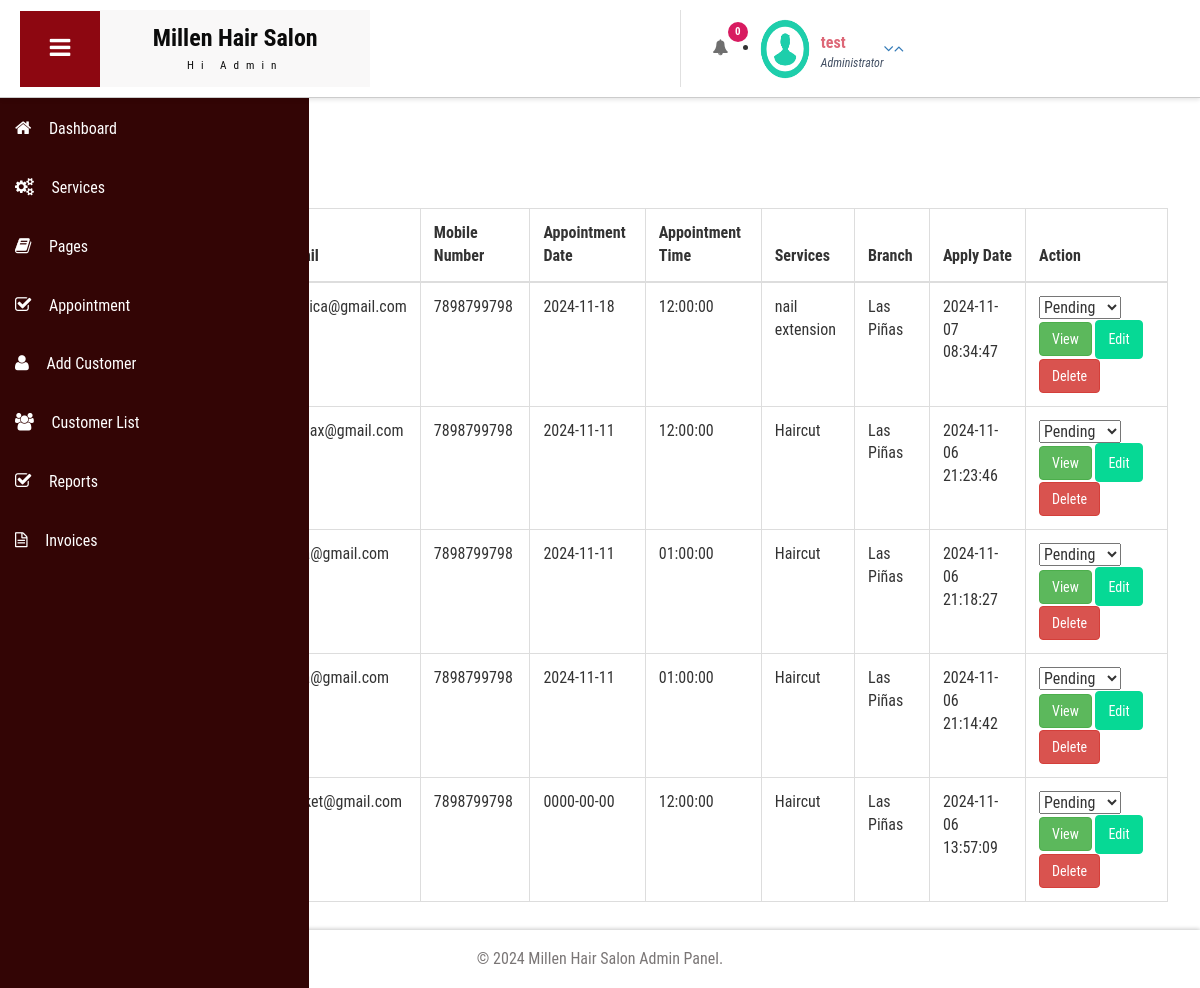
Page /admin/all-appointment.php (signed in) on the committed database.
### tables this page shows
CREATE TABLE `tblappointment` (
  `ID` int(10) NOT NULL,
  `AptNumber` int(11) NOT NULL,
  `Name` varchar(255) DEFAULT NULL,
  `Email` varchar(255) DEFAULT NULL,
  `PhoneNumber` varchar(10) DEFAULT NULL,
  `AptDate` date DEFAULT NULL,
  `AptTime` time DEFAULT NULL,
  `Services` varchar(255) DEFAULT NULL,
  `Branch` varchar(255) DEFAULT NULL,
  `ApplyDate` timestamp NOT NULL DEFAULT current_timestamp(),
  `Remark` text DEFAULT NULL,
  `Status` varchar(50) DEFAULT NULL,
  `RemarkDate` datetime DEFAULT NULL
);

### admin/all-appointment.php (the view, shortened to what this page needs)
<?php
include('includes/dbconnection.php');
$searchTerm = isset($_POST['search']) ? $_POST['search'] : '';
$query = "SELECT * FROM tblappointment WHERE Name LIKE '%$searchTerm%' OR Email LIKE '%$searchTerm%' OR PhoneNumber LIKE '%$searchTerm%' ORDER BY ApplyDate DESC";
$appointments = mysqli_query($con, $query);
?>
<!DOCTYPE HTML>
<html>
<head>
    <link href="css/bootstrap.css" rel='stylesheet' type='text/css' />
    <link href="css/style.css" rel='stylesheet' type='text/css' />
    <link href="css/font-awesome.css" rel="stylesheet">
</head>
<body>
    <div class="main-content">
        <?php include_once('includes/sidebar.php'); ?>
        <?php include_once('includes/header.php'); ?>
        <div id="page-wrapper">
            <div class="main-page">
                <div class="tables">
                    <h3 class="title1">Appointments</h3>
                    <div class="table-responsive bs-example widget-shadow">
                        <h4>Appointments:</h4>
                        <form method="post">
                            <button type="submit" class="btn btn-primary">Search</button>
                        </form>
                        <table class="table table-bordered">
                            <thead>
                                <tr>
                                    <th>#</th>
                                    <th>Appointment Number</th>
                                    <th>Name</th>
                                    <th>Email</th>
                                    <th>Mobile Number</th>
                                    <th>Appointment Date</th>
                                    <th>Appointment Time</th>
                                    <th>Services</th>
                                    <th>Branch</th>
                                    <th>Apply Date</th>
                                    <th>Action</th>
                                </tr>
                            </thead>
                            <tbody>
                                <?php
                                if (mysqli_num_rows($appointments) > 0) {
                                    $cnt = 1;
                                    while ($row = mysqli_fetch_assoc($appointments)) {
                                ?>
                                    <tr id="appointment-<?php echo $row['ID']; ?>">
                                        <th scope="row"><?php echo $cnt; ?></th>
                                        <td><?php echo $row['AptNumber']; ?></td>
                                        <td><?php echo $row['Name']; ?></td>
                                        <td><?php echo $row['Email']; ?></td>
                                        <td><?php echo $row['PhoneNumber']; ?></td>
                                        <td><?php echo $row['AptDate']; ?></td>
                                        <td><?php echo $row['AptTime']; ?></td>
                                        <td><?php echo $row['Services']; ?></td>
                                        <td><?php echo $row['Branch']; ?></td>
                                        <td><?php echo $row['ApplyDate']; ?></td>
                                        <td>
                                            <form method="post" style="display:inline;">
                                                <select name="status" onchange="confirmStatusChange(this.form)">
                                                    <option value="Pending" <?php if($row['Status'] == 'Pending') echo 'selected'; ?>>Pending</option>
                                                </select>
                                            </form>
                                            <button class="btn btn-success" data-toggle="modal" data-target="#viewAppointmentModal" onclick="viewAppointmentDetails(<?php echo $row['ID']; ?>)">View</button>
                                            <button class="btn btn-warning" data-toggle="modal" data-target="#editAppointmentModal" onclick="editAppointmentDetails(<?php echo $row['ID']; ?>)">Edit</button>
                                            <a href="appointments.php?deleteAppointmentId=<?php echo $row['ID']; ?>" class="btn btn-danger" onclick="return confirm('Are you sure you want to delete this appointment?');">Delete</a>
                                        </td>
                                    </tr>
                                <?php
                                    $cnt++;
                                    }
                                } else {
                                    echo "<tr><td colspan='11'>No appointments found.</td></tr>";
                                }
                                ?>
                            </tbody>
                        </table>
                    </div>
                </div>
            </div>
        </div>
        <?php include_once('includes/footer.php'); ?>
    </div>
</body>
</html>

### admin/includes/header.php (shortened to what this page needs)
<!DOCTYPE html>
<html lang="en">
<head>
</head>
<body>
    <div class="sticky-header header-section">
        <div class="header-left">
            <button id="showLeftPush" class="toggle-btn">
                <i class="fa fa-bars"></i>
            </button>
            <div class="logo">
                <a href="index.html">
                    <h1>Millen Hair Salon</h1>
                    <span>Hi Admin</span>
                </a>
            </div>
        </div>
        <div class="header-right">
            <div class="profile-details-left">
                <?php
                    $ret1 = mysqli_query($con, "SELECT AptNumber, Name, Status FROM tblappointment WHERE Status='pending'");
                    $num = mysqli_num_rows($ret1);
                ?>
                <ul class="notifications-dropdown">
                    <li class="dropdown head-dpdn">
                        <a href="#" class="dropdown-toggle" data-toggle="dropdown" aria-expanded="false">
                            <i class="fa fa-bell"></i>
                            <span class="badge blue"><?php echo $num; ?></span>
                        </a>
                    </li>
                </ul>
            </div>
            <div class="profile-details">
                <?php
                    $adid = $_SESSION['bpmsaid'];
                    $ret = mysqli_query($con, "SELECT AdminName FROM tbladmin WHERE ID='$adid'");
                    $name = '';
                    if ($row = mysqli_fetch_array($ret)) {
                        $name = $row['AdminName'];
                    }
                ?>
                <ul>
                    <li class="dropdown profile-details-drop">
                        <a href="#" class="dropdown-toggle" data-toggle="dropdown" aria-expanded="false">
                            <div class="profile-img">
                                <img src="images/download (1).png" alt="Admin Profile" width="50" height="60">
                            </div>
                            <div class="user-name">
                                <p><?php echo htmlspecialchars($name); ?></p>
                                <span>Administrator</span>
                            </div>
                            <i class="fa fa-angle-down lnr"></i>
                            <i class="fa fa-angle-up lnr"></i>
                        </a>
                    </li>
                </ul>
            </div>
        </div>
    </div>
</body>
</html>

### admin/css/style.css (style rules this page uses)
h4, h5, h6, h1, h2, h3 { margin: 0; }
ul, ol { margin: 0; }
p { margin: 0; }
html, body { font-family: 'Roboto Condensed', sans-serif; font-size: 100%; overflow-x: hidden; background: #330505; }
body a { transition: 0.5s all ease; -webkit-transition: 0.5s all ease; -moz-transition: 0.5s all ease; -o-transition: 0.5s all ease; -ms-transition: 0.5s all ease; text-decoration:none; }
h1,h2,h3,h4,h5,h6 { margin:0; }
p { margin:0; }
ul,label { margin:0; padding:0; }
.main-content { position: relative; }
.sticky-header { position: fixed; top: 0; left:0px; width: 100%; z-index: 100; }
.header-section { background:#f9f7f8; box-shadow: 1px 1px 4px rgba(0, 0, 0, 0.21); -webkit-box-shadow: 1px 1px 4px rgba(0, 0, 0, 0.21); -moz-box-shadow: 1px 1px 4px rgba(0, 0, 0, 0.21); -o-box-shadow: 1px 1px 4px rgba(0, 0, 0, 0.21); }
.header-section::after { clear: both; display: block; content: ''; }
.header-left { float: left; width: 45%; }
.header-right { float: right; }
button#showLeftPush { font-size: 1.5em; width: 80px; padding: 0.87em 0; text-align: center; cursor: pointer; float: left; color: #fff; -moz-transition: all 0.2s ease-out 0s; -webkit-transition: all 0.2s ease-out 0s; transition: all 0.2s ease-out 0s; border: none; background-color: #8D0711; outline:none; }
.fa { display: inline-block; font-family: FontAwesome; font-style: normal; font-weight: normal; line-height: 1; -webkit-font-smoothing: antialiased; -moz-osx-font-smoothing: grayscale; }
.logo { background: #f9f8f8; text-align: center; float: left; }
.logo a { padding: 0.9em 3.3em .7em; display: block; text-decoration: none; }
.logo a h1 { color: #0b0b0b; font-size: 1.5em; line-height: 1.2em; font-weight: 700; }
.logo a span { color: #0c0c0c; font-size: .7em; text-align: center; letter-spacing: 7px; }
li.dropdown.head-dpdn { display: inline-block; padding: 1.7em 0; border-left: 1px solid #E0E0E0; float: left; }
li.dropdown.head-dpdn a.dropdown-toggle { padding: 1.7em 2em; }
i.fa.fa-bell { color:#6F6F6F; }
.header-right span.badge { font-size: 11px; font-weight: bold; color: #FFF; background: #8BC34A; line-height: 15px; width: 20px; height: 20px; border-radius: 2em; -webkit-border-radius: 2em; -moz-border-radius: 2em; -o-border-radius: 2em; text-align: center; display: inline-block; position: absolute; top: 16%; padding: 2px 0 0; }
.header-right span.blue { background-color:#D81B60; }
.user-name { float:left; margin-top:8px; margin-left:11px; height:35px; }
.user-name p { font-size:1em; color:#DD6777; line-height:1em; font-weight:700; }
.user-name span { font-size: .75em; font-style: italic; color: #424f63; font-weight: normal; margin-top: .3em; }
.widget-shadow { background-color: #fff; box-shadow: 0 -1px 3px rgba(0,0,0,.12),0 1px 2px rgba(0,0,0,.24); -webkit-box-shadow: 0 -1px 3px rgba(0,0,0,.12),0 1px 2px rgba(0,0,0,.24); -moz-box-shadow: 0 -1px 3px rgba(0,0,0,.12),0 1px 2px rgba(0,0,0,.24); }
h3.title1 { font-size: 50px; color: #f7f6f6; margin-bottom: 0.8em; }
.table > thead > tr > th, .table > tbody > tr > th, .table > tfoot > tr > th, .table > thead > tr > td, .table > tbody > tr > td, .table > tfoot > tr > td { border-top: none; }
.tables h4 { font-size: 1.4em; margin-bottom: 1em; color: #777777; }
.tables .panel-body ,.tables .bs-example { padding: 2em 2em 0.5em; }
.tables .table > thead > tr > th, .tables .table > tbody > tr > th, .tables .table > tfoot > tr > th, .tables .table > thead > tr > td, .tables .table > tbody > tr > td, .tables .table > tfoot > tr > td { padding: 13px; border-top: 1px solid #E0E0E0; }
.bs-example { margin-top: 2em; }
.btn-warning { color: #fff; background-color:rgb(6, 217, 149); border-color:rgb(6, 217, 149); padding:8.5px 12px; }

### admin/includes/header.php (style rules this page uses)
.sticky-header { position: fixed; top: 0; left: 0; width: 100%; z-index: 1000; background-color: #fff; border-bottom: 1px solid #ccc; box-shadow: 0px 2px 4px rgba(0, 0, 0, 0.1); }
.header-section { display: flex; justify-content: space-between; padding: 10px 20px; }
.header-left, .header-right { display: flex; align-items: center; }
.logo h1 { font-size: 24px; color: #333; margin: 0; }
.logo span { font-size: 14px; color: #777; }
.profile-img img { border-radius: 50%; }
.notifications-dropdown { list-style-type: none; padding: 0; margin: 0; }
.profile-details-drop a { display: flex; align-items: center; }
.profile-details-drop .user-name p { margin: 0; font-weight: bold; }

### rows in the picture
tblappointment: Email "jessica@gmail.com", PhoneNumber "7898799798", AptDate "2024-11-18", AptTime "12:00:00", Services "nail extension", Branch "Las Piñas", ApplyDate "2024-11-07 08:34:47"
tblappointment: Email "junsax@gmail.com", PhoneNumber "7898799798", AptDate "2024-11-11", AptTime "12:00:00", Services "Haircut", Branch "Las Piñas", ApplyDate "2024-11-06 21:23:46"
tblappointment: Email "juna@gmail.com", PhoneNumber "7898799798", AptDate "2024-11-11", AptTime "01:00:00", Services "Haircut", Branch "Las Piñas", ApplyDate "2024-11-06 21:18:27"
tblappointment: Email "juna@gmail.com", PhoneNumber "7898799798", AptDate "2024-11-11", AptTime "01:00:00", Services "Haircut", Branch "Las Piñas", ApplyDate "2024-11-06 21:14:42"
tblappointment: Email "parket@gmail.com", PhoneNumber "7898799798", AptDate "0000-00-00", AptTime "12:00:00", Services "Haircut", Branch "Las Piñas", ApplyDate "2024-11-06 13:57:09"

### other values in the picture
$num "0"
$name "test"
